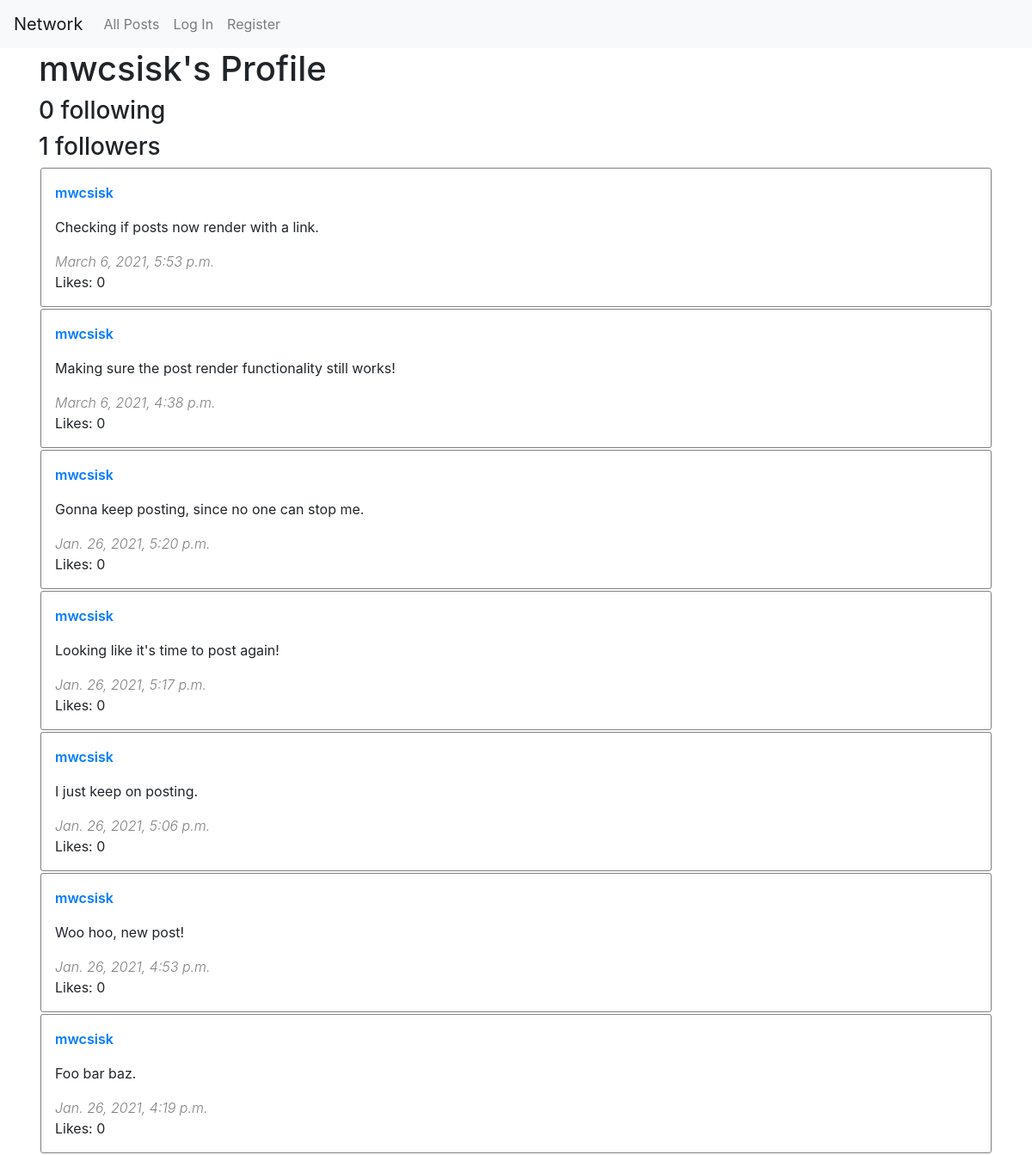
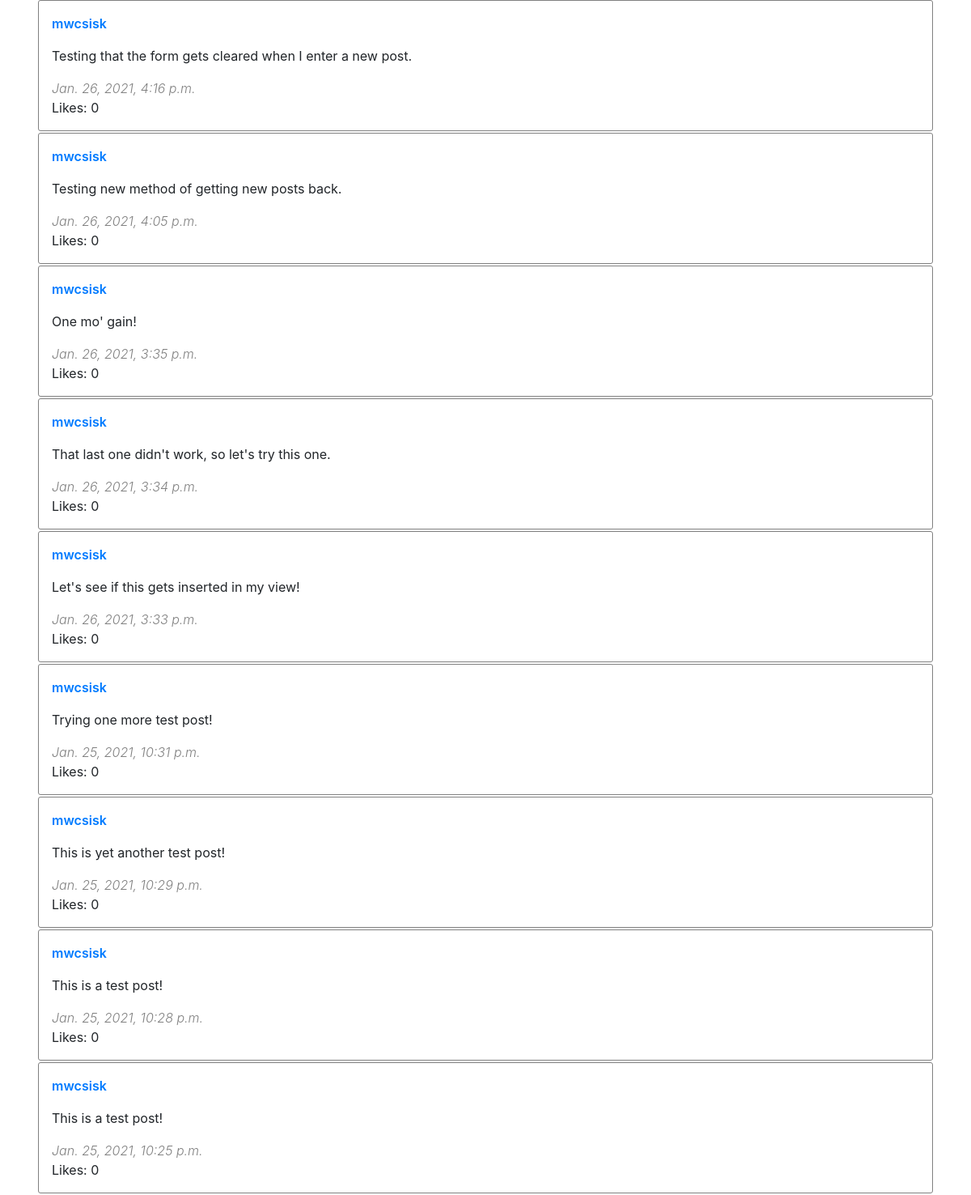
The app's page /user/mwcsisk with its own data (2 pictures, top to bottom).
### network/models.py (models this page shows, shortened)
class User(AbstractUser):
    following = models.ManyToManyField('self', related_name="followers", symmetrical=False)

class Post(models.Model):
    author = models.ForeignKey(User, on_delete=models.CASCADE, related_name='posts', editable=False)
    body = models.CharField(max_length=240)
    timestamp = models.DateTimeField(auto_now_add=True)
    likes = models.ManyToManyField(User, related_name="liked")
    posts = models.Manager()

### network/views.py (the view)
# urls.py: path("user/<str:username>", views.profile, name="profile"),
def profile(request, username):
    user = User.objects.get(username=username)
    if request.user.is_authenticated:
        is_following = request.user.following.filter(id=user.id).exists()
    else:
        is_following = False
    return render(request, "network/profile.html", {
        "username": username,
        "following": user.following.count(),
        "followers": user.followers.count(),
        "posts": get_posts(username=username),
        "is_following": is_following
    })

### network/functions.py (called while the page is built)
def get_posts(username=False):
    if username:
        posts = User.objects.get(username=username).posts.all()
    else:
        posts = Post.posts.all()
    return posts.annotate(num_likes=Count('likes')).order_by('-timestamp')

### network/templates/network/profile.html (shortened to what this page needs)
{% extends 'network/postview.html' %}
{% block heading %}
<h1>{{ username }}'s Profile</h1>
<h3>{{ following }} following</h3>
<h3><span id="follower-count">{{ followers }}</span> followers</h3>
{% endblock %}

### network/templates/network/postview.html (shortened to what this page needs)
{% extends "network/layout.html" %}
{% load tz %}
{% block body %}
    {% block heading %}
    {% endblock %}
    <div id="posts-view">
        {% for post in posts %}
        <div class="post-box">
            <div class="row justify-content-between">
                <div class="col-md-auto author">
                    <a href="/user/{{ post.author.username }}">
                        {{ post.author.username }}
                    </a>
                </div>
                <div class="col-md-auto edit-link">
                </div>
            </div>
            <div class="body">
                {{ post.body }}
            </div>
            <div class="timestamp">
                {{ post.timestamp|timezone:"America/Los_Angeles" }}
            </div>
            <div class="likes">
                Likes: {{ post.num_likes }}
            </div>
        </div>
        {% endfor %}
    </div>
{% endblock %}

### network/static/network/styles.css (style rules this page uses)
.post-box { border: 1px solid grey; border-radius: 3px; padding: 1rem; margin: 2px; }
.post-box .body { padding: 1rem 0rem; }
.post-box .author { font-weight: 600; }
.post-box .timestamp { font-weight: 300; color: grey; font-style: italic; }

### records on screen
User: username "mwcsisk"
Post: author.username "mwcsisk", body "Checking if posts now render with a link.", timestamp "March 6, 2021, 5:53 p.m.", num_likes "0"
Post: author.username "mwcsisk", body "Making sure the post render functionality still works!", timestamp "March 6, 2021, 4:38 p.m.", num_likes "0"
Post: author.username "mwcsisk", body "Gonna keep posting, since no one can stop me.", timestamp "Jan. 26, 2021, 5:20 p.m.", num_likes "0"
Post: author.username "mwcsisk", body "Looking like it's time to post again!", timestamp "Jan. 26, 2021, 5:17 p.m.", num_likes "0"
Post: author.username "mwcsisk", body "I just keep on posting.", timestamp "Jan. 26, 2021, 5:06 p.m.", num_likes "0"
Post: author.username "mwcsisk", body "Woo hoo, new post!", timestamp "Jan. 26, 2021, 4:53 p.m.", num_likes "0"
Post: author.username "mwcsisk", body "Foo bar baz.", timestamp "Jan. 26, 2021, 4:19 p.m.", num_likes "0"
Post: author.username "mwcsisk", body "Testing that the form gets cleared when I enter a new post.", timestamp "Jan. 26, 2021, 4:16 p.m.", num_likes "0"
Post: author.username "mwcsisk", body "Testing new method of getting new posts back.", timestamp "Jan. 26, 2021, 4:05 p.m.", num_likes "0"
Post: author.username "mwcsisk", body "One mo' gain!", timestamp "Jan. 26, 2021, 3:35 p.m.", num_likes "0"
Post: author.username "mwcsisk", body "That last one didn't work, so let's try this one.", timestamp "Jan. 26, 2021, 3:34 p.m.", num_likes "0"
Post: author.username "mwcsisk", body "Let's see if this gets inserted in my view!", timestamp "Jan. 26, 2021, 3:33 p.m.", num_likes "0"
Post: author.username "mwcsisk", body "Trying one more test post!", timestamp "Jan. 25, 2021, 10:31 p.m.", num_likes "0"
Post: author.username "mwcsisk", body "This is yet another test post!", timestamp "Jan. 25, 2021, 10:29 p.m.", num_likes "0"
Post: author.username "mwcsisk", body "This is a test post!", timestamp "Jan. 25, 2021, 10:28 p.m.", num_likes "0"
Post: author.username "mwcsisk", body "This is a test post!", timestamp "Jan. 25, 2021, 10:25 p.m.", num_likes "0"

### other values on screen
{{ following }} "0"
{{ followers }} "1"
